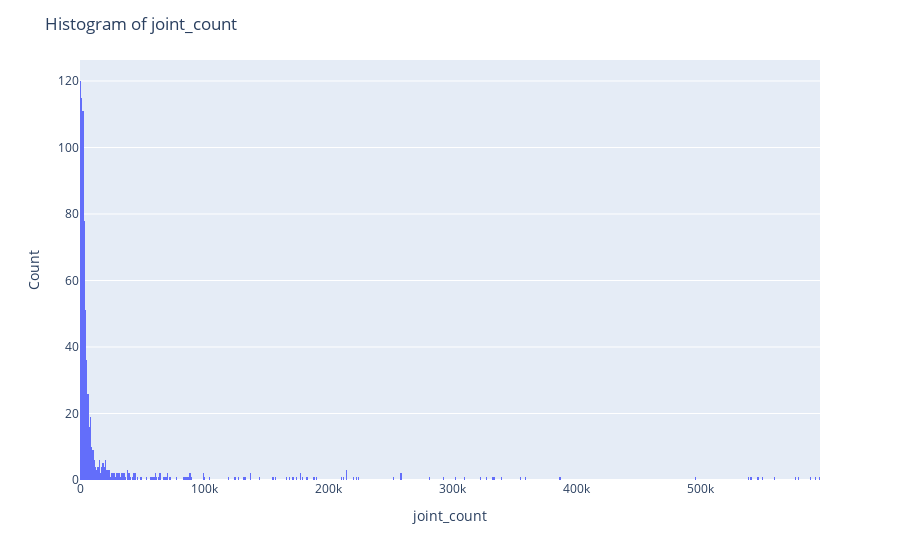

This figure's notebook cell:
### Code cell
fig = px.histogram(feat_stats, x="sum", nbins=700)
fig.update_layout(
    title="Histogram of joint_count", xaxis_title="joint_count", yaxis_title="Count"
)
fig.show()

### Figure 1 — Plotly figure (JSON) as saved in the notebook; plotly's stock layout.template omitted (floating-point values rounded to 4 significant figures; data arrays with more than 128 entries replaced by an {"elided": "..."} marker saying what was removed)
{"data": [{"alignmentgroup": "True", "bingroup": "x", "hovertemplate": "sum=%{x}<br>count=%{y}<extra></extra>", "legendgroup": "", "marker": {"color": "#636efa", "pattern": {"shape": ""}}, "name": "", "nbinsx": 700, "offsetgroup": "", "orientation": "v", "showlegend": false, "type": "histogram", "x": {"elided": "768 int values"}, "xaxis": "x", "yaxis": "y"}], "layout": {"barmode": "relative", "legend": {"tracegroupgap": 0}, "margin": {"t": 60}, "title": {"text": "Histogram of joint_count"}, "xaxis": {"anchor": "y", "domain": [0, 1], "title": {"text": "joint_count"}}, "yaxis": {"anchor": "x", "domain": [0, 1], "title": {"text": "Count"}}}}
